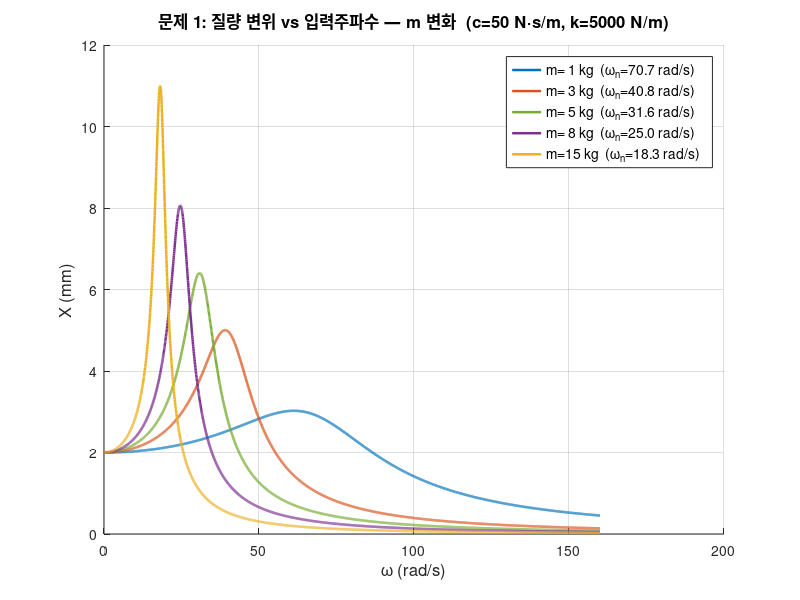
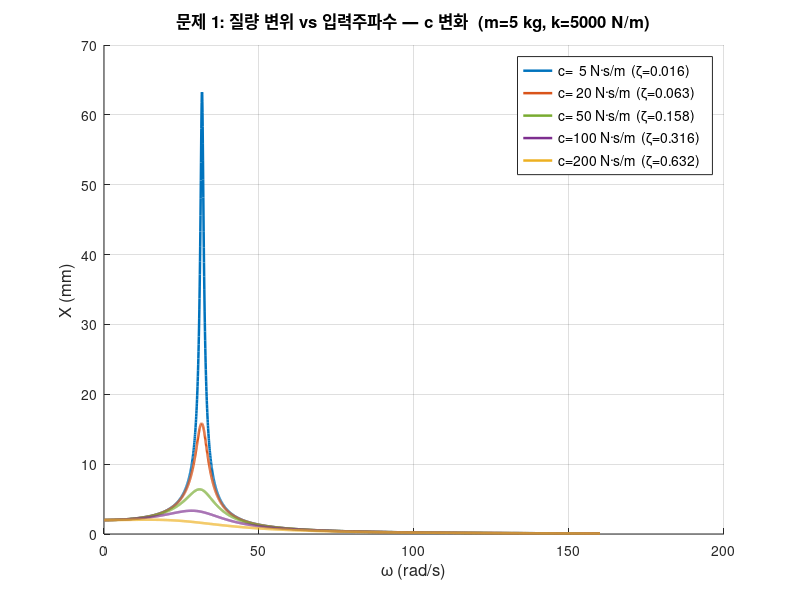
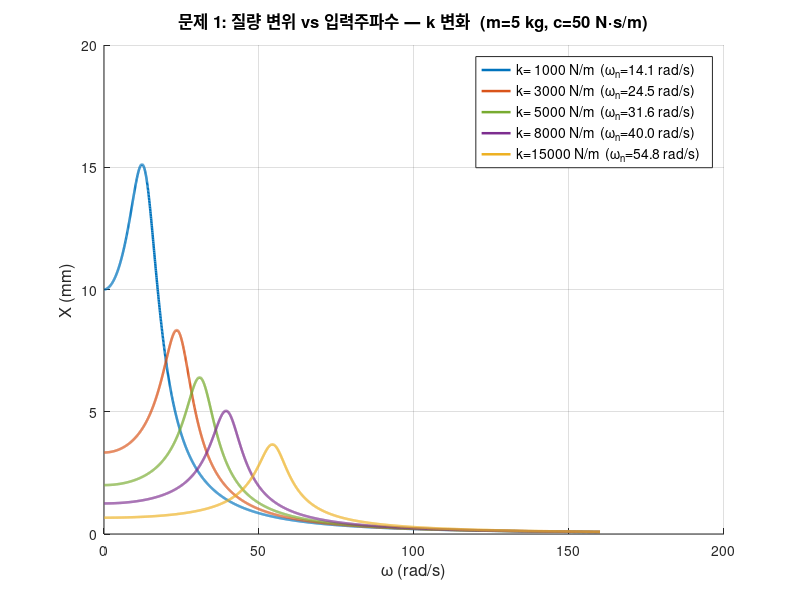
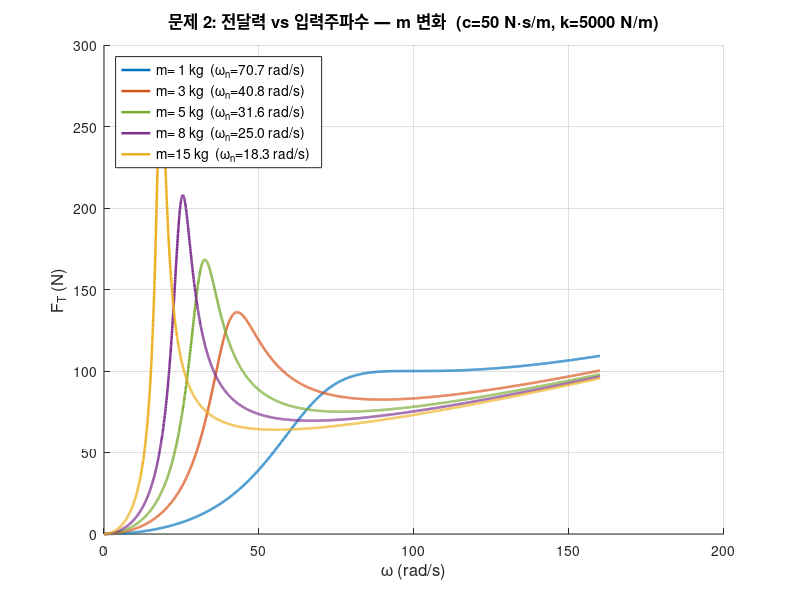

MATLAB code for these plots, in order:
% solve.m - Vibration Homework #2
% Problem 1: Harmonic force excitation  f(t) = F*sin(omega*t)
% Problem 2: Base excitation            y(t) = Y*sin(omega*t)

clear; clc; close all;

%% ── 공통 파라미터 ────────────────────────────────────────────
F     = 10;                          % N   , 가진력 진폭 (문제 1)
Y     = 0.01;                        % m   , 바닥 변위 진폭 (문제 2)
omega = linspace(0.1, 160, 3000);    % rad/s, 입력 주파수 벡터

fig_dir = fullfile(fileparts(mfilename('fullpath')), '..', 'figures');
if ~exist(fig_dir, 'dir'), mkdir(fig_dir); end

% 5케이스 구분 색상
clrs = [0.00 0.45 0.74;   % 파랑
        0.85 0.33 0.10;   % 주황
        0.47 0.67 0.19;   % 초록
        0.49 0.18 0.56;   % 보라
        0.93 0.69 0.13];  % 노랑

%% ════════════════════════════════════════════════════════════
%  문제 1  Harmonic Force Excitation
%  X = F / sqrt( (k - m*omega^2)^2 + (c*omega)^2 )
%% ════════════════════════════════════════════════════════════

fprintf('=== Problem 1: Harmonic Force Excitation ===\n');

% ── (a) m 변화 : c=50 N·s/m, k=5000 N/m 고정 ──────────────
c_f = 50;  k_f = 5000;
m_vals = [1, 3, 5, 8, 15];   % kg

fig = figure('Name','P1 Vary m', 'Position',[50 50 900 560]);
hold on;
for i = 1:length(m_vals)
    m = m_vals(i);
    X  = F ./ sqrt((k_f - m*omega.^2).^2 + (c_f*omega).^2);
    wn = sqrt(k_f / m);
    plot(omega, X*1000, 'Color', clrs(i,:), 'LineWidth', 1.8, ...
        'DisplayName', sprintf('m=%2g kg  (\\omega_n=%.1f rad/s)', m, wn));
    fprintf('  m=%2g kg  wn=%5.1f rad/s  X_peak=%7.4f mm\n', ...
        m, wn, max(X)*1000);
end
xlabel('\omega (rad/s)', 'FontSize',12);
ylabel('X (mm)', 'FontSize',12);
title('문제 1: 질량 변위 vs 입력주파수 — m 변화  (c=50 N·s/m, k=5000 N/m)', 'FontSize',12);
legend('Location','northeast','FontSize',10); grid on;
saveas(fig, fullfile(fig_dir, 'p1_vary_m.png'));
fprintf('  → p1_vary_m.png 저장\n\n');

% ── (b) c 변화 : m=5 kg, k=5000 N/m 고정 ───────────────────
m_f = 5;   k_f = 5000;
c_vals = [5, 20, 50, 100, 200];   % N·s/m

fig = figure('Name','P1 Vary c', 'Position',[50 50 900 560]);
hold on;
for i = 1:length(c_vals)
    c = c_vals(i);
    X    = F ./ sqrt((k_f - m_f*omega.^2).^2 + (c*omega).^2);
    zeta = c / (2*sqrt(m_f*k_f));
    plot(omega, X*1000, 'Color', clrs(i,:), 'LineWidth', 1.8, ...
        'DisplayName', sprintf('c=%3g N·s/m  (\\zeta=%.3f)', c, zeta));
    fprintf('  c=%3g N·s/m  zeta=%.3f  X_peak=%7.4f mm\n', ...
        c, zeta, max(X)*1000);
end
xlabel('\omega (rad/s)', 'FontSize',12);
ylabel('X (mm)', 'FontSize',12);
title('문제 1: 질량 변위 vs 입력주파수 — c 변화  (m=5 kg, k=5000 N/m)', 'FontSize',12);
legend('Location','northeast','FontSize',10); grid on;
saveas(fig, fullfile(fig_dir, 'p1_vary_c.png'));
fprintf('  → p1_vary_c.png 저장\n\n');

% ── (c) k 변화 : m=5 kg, c=50 N·s/m 고정 ───────────────────
m_f = 5;   c_f = 50;
k_vals = [1000, 3000, 5000, 8000, 15000];   % N/m

fig = figure('Name','P1 Vary k', 'Position',[50 50 900 560]);
hold on;
for i = 1:length(k_vals)
    k  = k_vals(i);
    X  = F ./ sqrt((k - m_f*omega.^2).^2 + (c_f*omega).^2);
    wn = sqrt(k / m_f);
    plot(omega, X*1000, 'Color', clrs(i,:), 'LineWidth', 1.8, ...
        'DisplayName', sprintf('k=%5g N/m  (\\omega_n=%.1f rad/s)', k, wn));
    fprintf('  k=%5g N/m  wn=%5.1f rad/s  X_peak=%7.4f mm\n', ...
        k, wn, max(X)*1000);
end
xlabel('\omega (rad/s)', 'FontSize',12);
ylabel('X (mm)', 'FontSize',12);
title('문제 1: 질량 변위 vs 입력주파수 — k 변화  (m=5 kg, c=50 N·s/m)', 'FontSize',12);
legend('Location','northeast','FontSize',10); grid on;
saveas(fig, fullfile(fig_dir, 'p1_vary_k.png'));
fprintf('  → p1_vary_k.png 저장\n\n');

%% ════════════════════════════════════════════════════════════
%  문제 2  Base Excitation
%  X  = Y * sqrt(k^2+(c*omega)^2) / sqrt((k-m*omega^2)^2+(c*omega)^2)
%  F_T = m * omega^2 * X       (Newton 2nd law: F_T = m*x'')
%% ════════════════════════════════════════════════════════════

fprintf('=== Problem 2: Base Excitation ===\n');

% ── (a) m 변화 : c=50 N·s/m, k=5000 N/m 고정 ──────────────
c_f = 50;  k_f = 5000;

fig = figure('Name','P2 Vary m', 'Position',[50 50 900 560]);
hold on;
for i = 1:length(m_vals)
    m  = m_vals(i);
    X  = Y .* sqrt(k_f^2 + (c_f*omega).^2) ./ ...
             sqrt((k_f - m*omega.^2).^2 + (c_f*omega).^2);
    FT = m .* omega.^2 .* X;
    wn = sqrt(k_f / m);
    [FTmax, idx] = max(FT);
    boundary = idx >= length(omega) - 5;
    if boundary
        tag = sprintf('[경계값, ω=%.0f]', omega(idx));
    else
        tag = sprintf('[공진, ω=%.1f]', omega(idx));
    end
    plot(omega, FT, 'Color', clrs(i,:), 'LineWidth', 1.8, ...
        'DisplayName', sprintf('m=%2g kg  (\\omega_n=%.1f rad/s)', m, wn));
    fprintf('  m=%2g kg  wn=%5.1f rad/s  FT_max=%7.3f N  %s\n', ...
        m, wn, FTmax, tag);
end
xlabel('\omega (rad/s)', 'FontSize',12);
ylabel('F_T (N)', 'FontSize',12);
title('문제 2: 전달력 vs 입력주파수 — m 변화  (c=50 N·s/m, k=5000 N/m)', 'FontSize',12);
legend('Location','northwest','FontSize',10); grid on;
saveas(fig, fullfile(fig_dir, 'p2_vary_m.png'));
fprintf('  → p2_vary_m.png 저장\n\n');

% ── (b) c 변화 : m=5 kg, k=5000 N/m 고정 ───────────────────
m_f = 5;   k_f = 5000;

fig = figure('Name','P2 Vary c', 'Position',[50 50 900 560]);
hold on;
for i = 1:length(c_vals)
    c    = c_vals(i);
    X    = Y .* sqrt(k_f^2 + (c*omega).^2) ./ ...
               sqrt((k_f - m_f*omega.^2).^2 + (c*omega).^2);
    FT   = m_f .* omega.^2 .* X;
    zeta = c / (2*sqrt(m_f*k_f));
    [FTmax, idx] = max(FT);
    boundary = idx >= length(omega) - 5;
    if boundary
        tag = sprintf('[경계값, ω=%.0f]', omega(idx));
    else
        tag = sprintf('[공진, ω=%.1f]', omega(idx));
    end
    plot(omega, FT, 'Color', clrs(i,:), 'LineWidth', 1.8, ...
        'DisplayName', sprintf('c=%3g N·s/m  (\\zeta=%.3f)', c, zeta));
    fprintf('  c=%3g N·s/m  zeta=%.3f  FT_max=%7.3f N  %s\n', ...
        c, zeta, FTmax, tag);
end
xlabel('\omega (rad/s)', 'FontSize',12);
ylabel('F_T (N)', 'FontSize',12);
title('문제 2: 전달력 vs 입력주파수 — c 변화  (m=5 kg, k=5000 N/m)', 'FontSize',12);
legend('Location','northwest','FontSize',10); grid on;
saveas(fig, fullfile(fig_dir, 'p2_vary_c.png'));
fprintf('  → p2_vary_c.png 저장\n\n');

% ── (c) k 변화 : m=5 kg, c=50 N·s/m 고정 ───────────────────
m_f = 5;   c_f = 50;

fig = figure('Name','P2 Vary k', 'Position',[50 50 900 560]);
hold on;
for i = 1:length(k_vals)
    k  = k_vals(i);
    X  = Y .* sqrt(k^2 + (c_f*omega).^2) ./ ...
             sqrt((k - m_f*omega.^2).^2 + (c_f*omega).^2);
    FT = m_f .* omega.^2 .* X;
    wn = sqrt(k / m_f);
    [FTmax, idx] = max(FT);
    boundary = idx >= length(omega) - 5;
    if boundary
        tag = sprintf('[경계값, ω=%.0f]', omega(idx));
    else
        tag = sprintf('[공진, ω=%.1f]', omega(idx));
    end
    plot(omega, FT, 'Color', clrs(i,:), 'LineWidth', 1.8, ...
        'DisplayName', sprintf('k=%5g N/m  (\\omega_n=%.1f rad/s)', k, wn));
    fprintf('  k=%5g N/m  wn=%5.1f rad/s  FT_max=%7.3f N  %s\n', ...
        k, wn, FTmax, tag);
end
xlabel('\omega (rad/s)', 'FontSize',12);
ylabel('F_T (N)', 'FontSize',12);
title('문제 2: 전달력 vs 입력주파수 — k 변화  (m=5 kg, c=50 N·s/m)', 'FontSize',12);
legend('Location','northwest','FontSize',10); grid on;
saveas(fig, fullfile(fig_dir, 'p2_vary_k.png'));
fprintf('  → p2_vary_k.png 저장\n\n');

fprintf('모든 그래프 저장 완료: %s\n', fig_dir);
